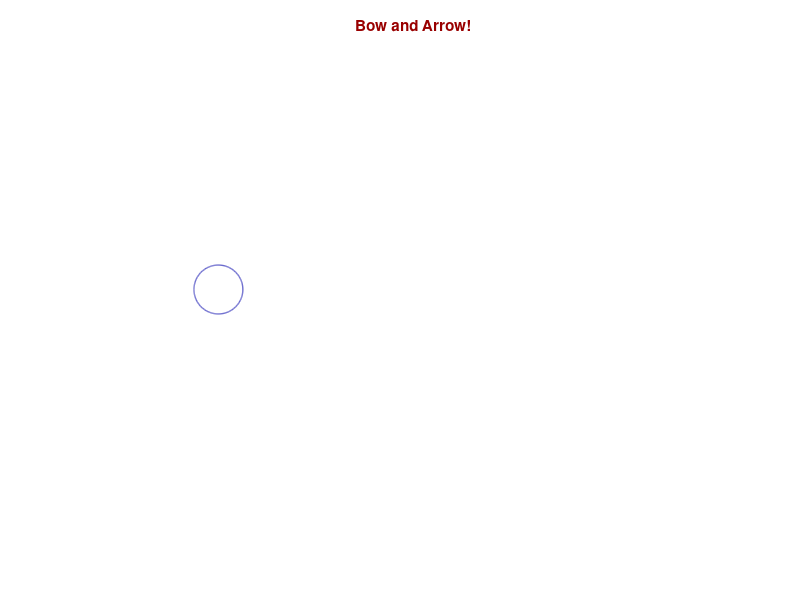

Write the MATLAB code that produced this figure. (Note: this script raises an error after producing the figure.)
close all;
f = figure('color','white');
title('Bow and Arrow!','Color',[.6 0 0])
axis off,axis equal
ylim([-1000 1000]);
xlim([-1000 1000])
%-----makes the target-----%
c = -pi:.04:pi;
cx = 100*cos(c)-800;
cy = -100*sin(c);
target=line(cx, cy, 'color', [.4 .4 .8],'LineWidth',1);
hold on
%--------------------------%

bow=zeros(size(Element,1),1);
for i=1:size(Element,1)
    bow(i,1)=line(Element(1,1:2),Element(1,3:4),'color','blue','LineWidth',x);
end





